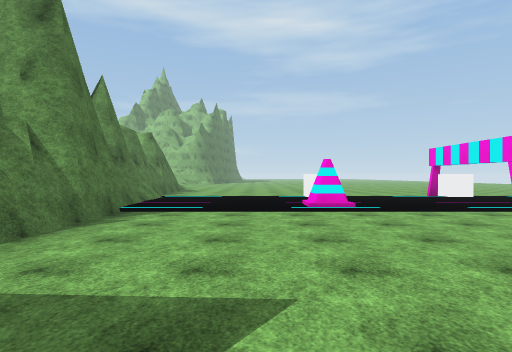
[1] (above)

18 first-person views from a walk through a Unity game level. The camera is 1.5 m above the floor, looks level and sees 75° across. The floor is counted in squares, 2 m on a side. Each view is taken from the middle of a square. On the plan, view 1 faces up. The plan holds only what a view shows up to about 11 squares ahead; the rest is blank. The place goes on beyond the plan. The player character is not drawn. Surface patterns are stand-ins for the level's own textures.

[2]
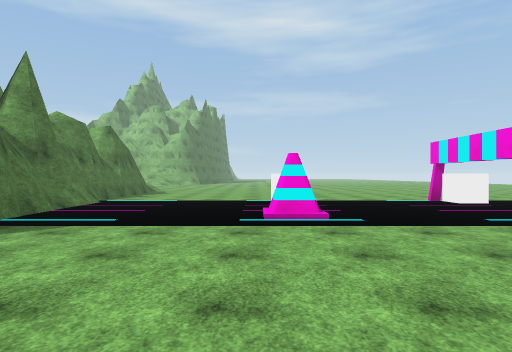

[3]
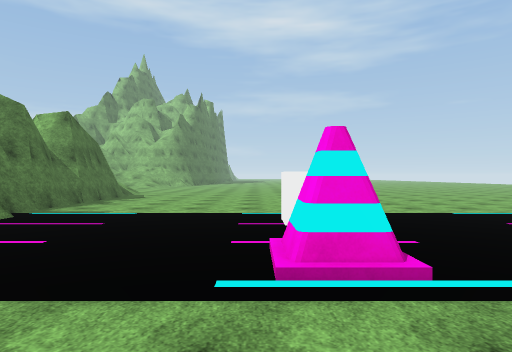

[4]
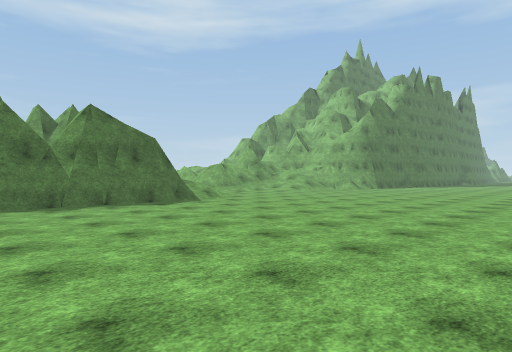

[5]
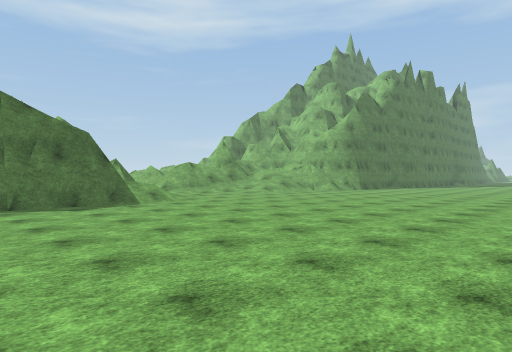

[6]
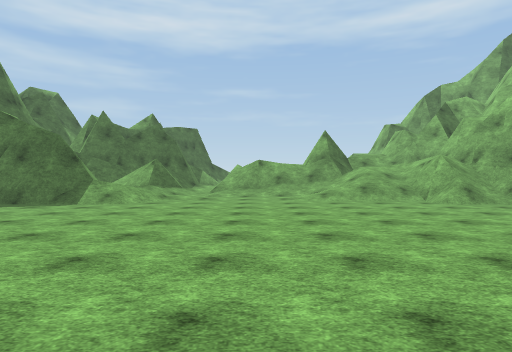

[7]
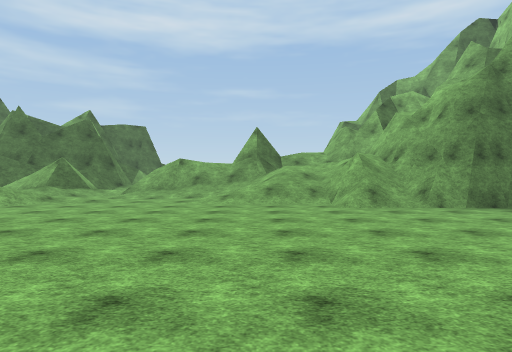

[8]
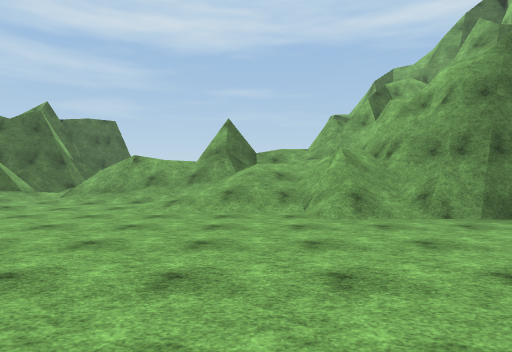

[9]
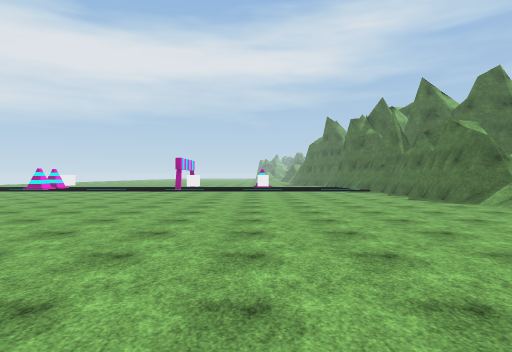

[10]
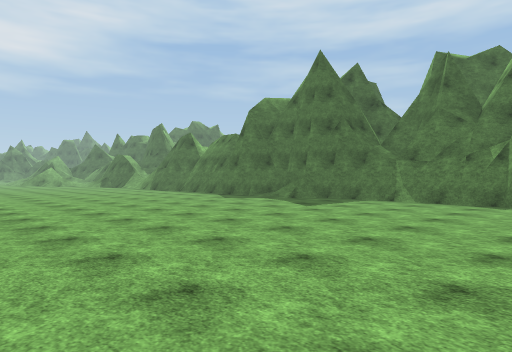

[11]
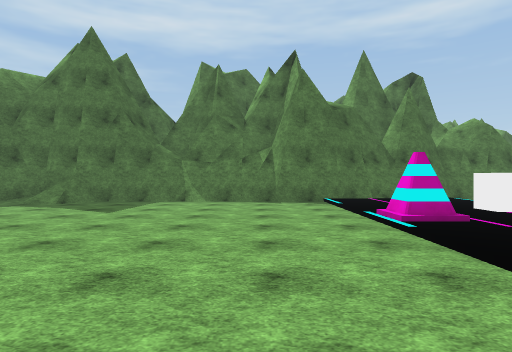

[12]
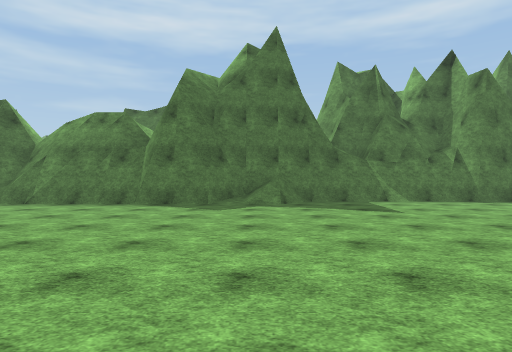

[13]
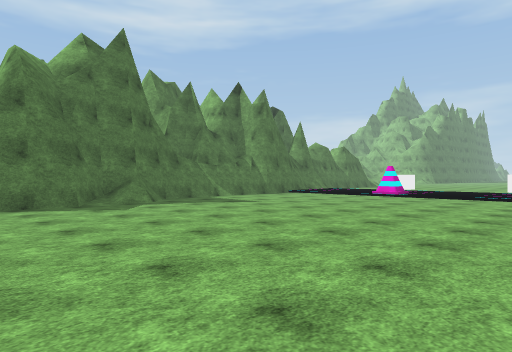

[14]
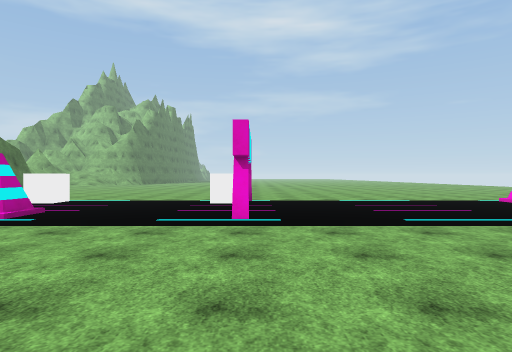

[15]
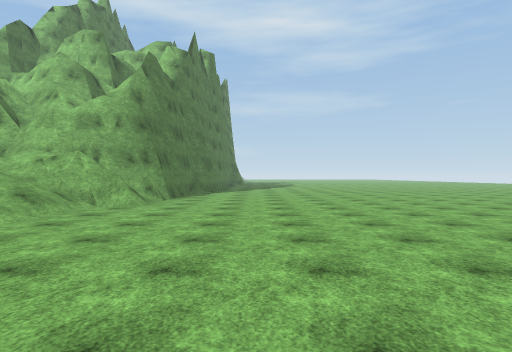

[16]
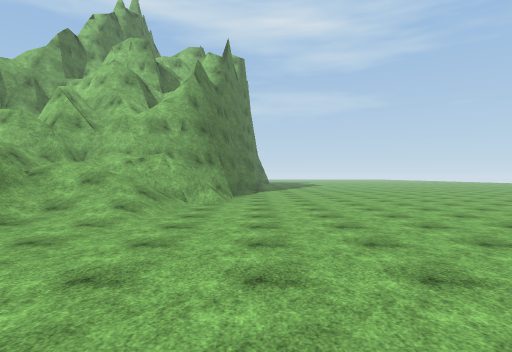

[17]
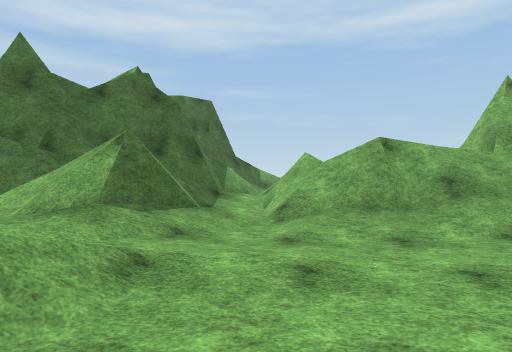

[18]
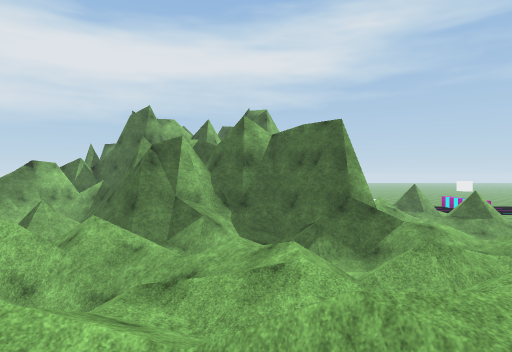

### Floor plan
Key: @ floor where view 1 was taken; # wall or solid block; . main floor; : floor 0.25 m higher than the main floor; + floor 0.5 m higher than the main floor; * floor 1.75 m higher than the main floor; % floor 2.75 m higher than the main floor; & floor 3.5 m higher than the main floor; / step, stairs or slope; = window, fence, low wall or low ledge; C white cube; N cone.
Columns run from 19 left of view 1 to 7 right of it. Each row starts with its distance up from view 1.
 30         #=####==..........
 29      /  #==//##/..........
 28          &////=/.........
 27     %//   =////.........
 26    /*///=##=///.........
 25   ////// ##//+..........
 24  ////////////............
 23 // / //////=/............
 22 ///: ///=///:.............
 21 ////  /++#//.:.............
 20   ##///##//#/:/............
 19    #######/=////...........
 18          ##///#/...........
 17          ###  ##...........
 16                #...........
 15                #...........
 14                #...........
 13                #...........
 12                #...........
 11                #:::::::::#:
 10                #=::::::::::
  9                #:::::C::C::
  8                ##:::/N:::::
  7                 #...//...#.
  6                 #..........
  5                 #..........
  4                 #..........
  3                 #..........
  2                 #.........
  1                 #.........
  0                 #/.@......
 -1                 #/.........
 -2                 ##.........
 -3                  #.........
 -4                  #........
 -5                  #....... .

Where each view was taken, in squares from view 1:
view 1: 0 up, 0 right, facing up
view 2: 2 up, 1 right, facing up
view 3: 5 up, 1 right, facing up
view 4: 12 up, 5 right, facing up-left
view 5: 14 up, 5 right, facing up-left
view 6: 23 up, 5 right, facing left
view 7: 26 up, 4 right, facing left
view 8: 27 up, 2 right, facing left
view 9: 27 up, 2 right, facing down
view 10: 7 up, 7 right, facing down-left
view 11: 5 up, 7 right, facing left
view 12: 1 down, 7 right, facing left
view 13: 5 down, 7 right, facing up-left
view 14: 2 up, 6 right, facing up
view 15: 20 up, 1 left, facing up
view 16: 19 up, 3 left, facing up
view 17: 21 up, 3 left, facing left
view 18: 29 up, 14 left, facing down
